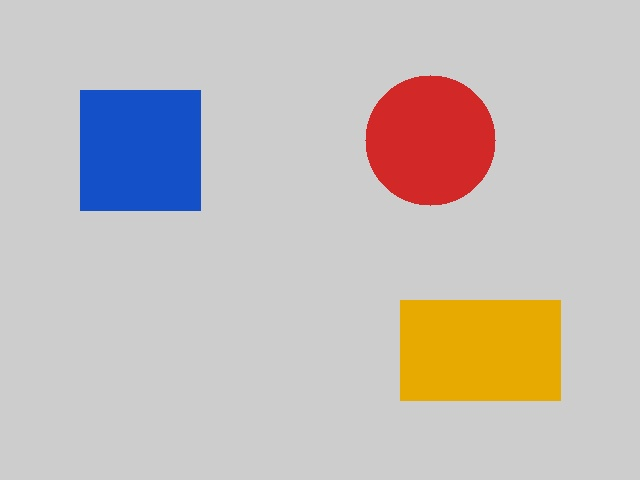
#> input picture test_scene.jpg, 640 x 480 px, given in place of the camera
$ jupyter execute --allow-errors Day2_ComputerVision_Student.ipynb   (text cells are left out)
#> lines starting #> are read from the running program, lines starting #| are printed output that depends on the picture; after the words box and inside, x2 and y2 are one past the last pixel; in counts of white or black regions, pixels touching at a corner belong together
[cell 1]
import cv2
import numpy as np
import matplotlib.pyplot as plt

def show(img):
    plt.imshow(cv2.cvtColor(img, cv2.COLOR_BGR2RGB))
    plt.axis('off')
    plt.show()

# test image with coloured shapes, in case there's no camera
scene = np.full((480, 640, 3), 205, np.uint8)
cv2.rectangle(scene, (80, 90), (200, 210), (200, 80, 20), -1)    # blue
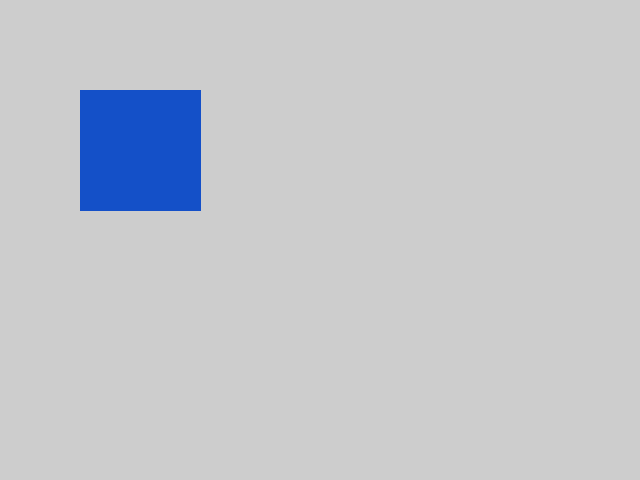
#> scene: shape (480, 640, 3); mean of channels 0, 1, 2 204.8, 199, 196.2; drawn as B, G, R
cv2.circle(scene, (430, 140), 65, (40, 40, 210), -1)              # red
cv2.rectangle(scene, (400, 300), (560, 400), (0, 170, 230), -1)   # yellow
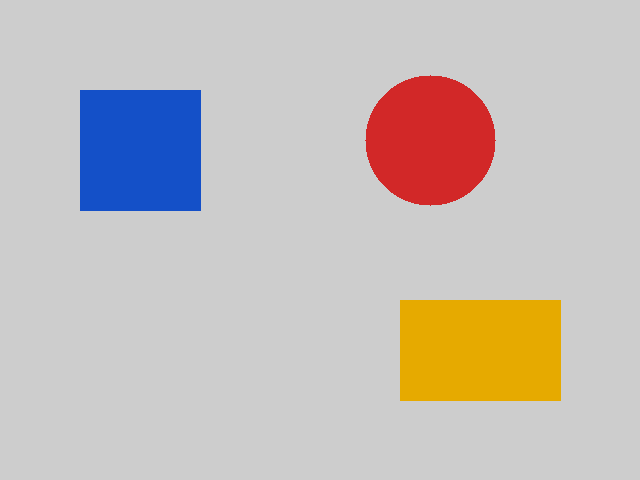
#> scene: shape (480, 640, 3); mean of channels 0, 1, 2 186.8, 190.1, 197.7; drawn as B, G, R
cv2.imwrite('test_scene.jpg', scene)
show(scene)

[cell 2]
# Student Task:
cap = cv2.VideoCapture(0)
while True:
    ret, frame = cap.read()
#> frame is the input picture: shape (480, 640, 3); mean B, G, R 186.8, 190.1, 197.8
    if not ret:
        frame = cv2.imread('test_scene.jpg')  # no camera -> use the test image
        cv2.imwrite('snapshot.jpg', frame)
        break
    cv2.imshow('UR5 Camera Feed', frame)
    if cv2.waitKey(1) & 0xFF == ord('q'):  # press q to take the snapshot
#> (key q is pressed here)
        cv2.imwrite('snapshot.jpg', frame)
        break
cap.release()
cv2.destroyAllWindows()
cv2.waitKey(1)
show(frame)

[cell 3]
# Student Task:
img = cv2.imread('snapshot.jpg')
gray = cv2.cvtColor(img, cv2.COLOR_BGR2GRAY)
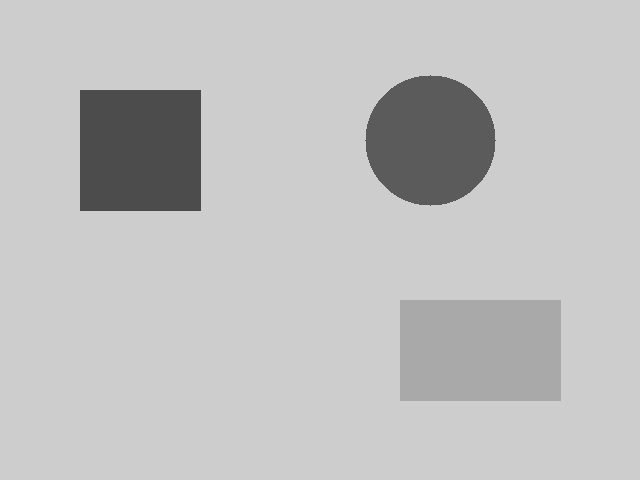
#> gray: shape (480, 640); min 75, max 213, mean 192
gray = cv2.GaussianBlur(gray, (5, 5), 0)  # less noise
edges = cv2.Canny(gray, 20, 60)
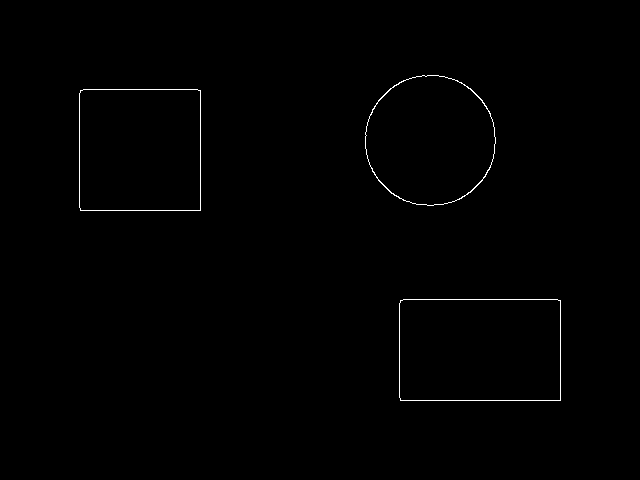
#> edges: shape (480, 640); 0.48% white in thin lines or dots, all inside (x1, y1, x2, y2) = (79, 75, 561, 401)
edges = cv2.dilate(edges, np.ones((5, 5), np.uint8))  # close gaps in the edges
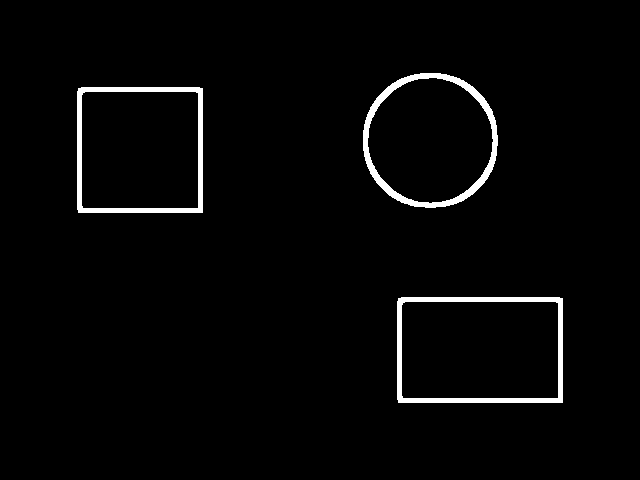
#> edges: shape (480, 640); 2.5% white; 3 white regions
contours, _ = cv2.findContours(edges, cv2.RETR_EXTERNAL, cv2.CHAIN_APPROX_SIMPLE)
#> contours = 3 contours; box (x1, y1, x2, y2) and area: (397, 297, 563, 403) 17314, (77, 87, 203, 213) 15614, (363, 73, 498, 208) 14388
contours = [c for c in contours if cv2.contourArea(c) > 500]  # skip tiny ones
cv2.drawContours(img, contours, -1, (0, 255, 0), 2)
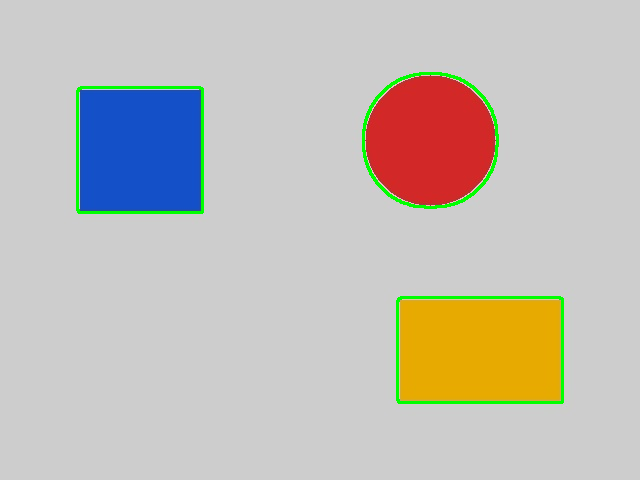
#> img: shape (480, 640, 3); mean B, G, R 183.8, 190.8, 194.7
print(len(contours), 'objects')
#| 3 objects
show(img)

[cell 4]
# Colour detection (from the slides): HSV mask -> biggest blob -> centre
COLORS = {'blue': ([100, 120, 50], [130, 255, 255]),
          'red': ([0, 120, 70], [10, 255, 255]),
          'yellow': ([20, 100, 80], [35, 255, 255])}

def find_color(img, color):
    hsv = cv2.cvtColor(img, cv2.COLOR_BGR2HSV)
    lower, upper = COLORS[color]
    mask = cv2.inRange(hsv, np.array(lower), np.array(upper))
    contours, _ = cv2.findContours(mask, cv2.RETR_EXTERNAL, cv2.CHAIN_APPROX_SIMPLE)
    if not contours:
        return None
    x, y, w, h = cv2.boundingRect(max(contours, key=cv2.contourArea))
    return x + w // 2, y + h // 2

img = cv2.imread('test_scene.jpg')
for color in COLORS:
    center = find_color(img, color)
    print(color, center)
    if center:
        cv2.circle(img, center, 8, (0, 0, 0), -1)
#> this loop made 3 passes
#> (x in find_color, y in find_color, w in find_color, h in find_color, center) on passes 2 to 3: (366, 75, 129, 131, (430, 140)), (400, 300, 162, 101, (481, 350))
#> (contours in find_color, x in find_color, y in find_color, w in find_color, h in find_color, center) on pass 1: ([[[80, 90], [80, 210], [200, 210], [200, 90]]], 80, 90, 121, 121, (140, 150))
#| blue (140, 150)
#| red (430, 140)
#| yellow (481, 350)
#> pass 1, in find_color, `mask = cv2.inRange(hsv, np.array(lower), np.array(upper))`:
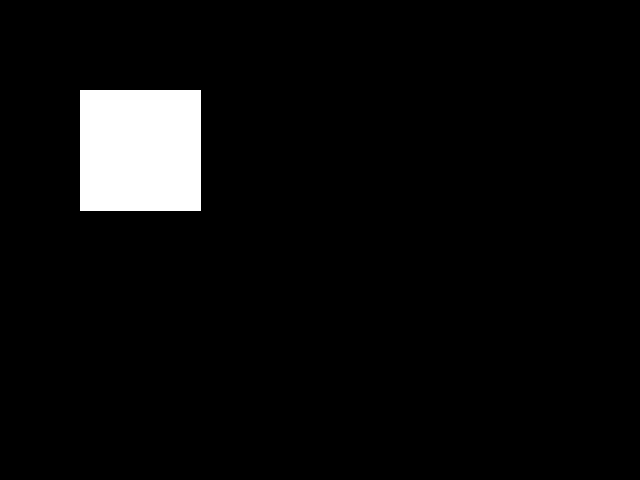
#> mask: shape (480, 640); 4.8% white; 1 white region, box (x1, y1, x2, y2) and area: (80, 90, 201, 211) 14641
#> pass 2, in find_color (call 2), `mask = cv2.inRange(hsv, np.array(lower), np.array(upper))`:
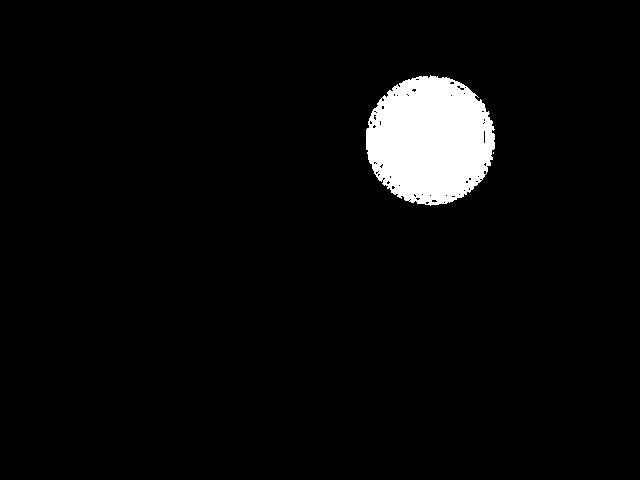
#> mask: shape (480, 640); 4.2% white; 2 white regions (1 under 20 px), largest, box (x1, y1, x2, y2) and area: (366, 75, 495, 206) 12865
#> after the loop:
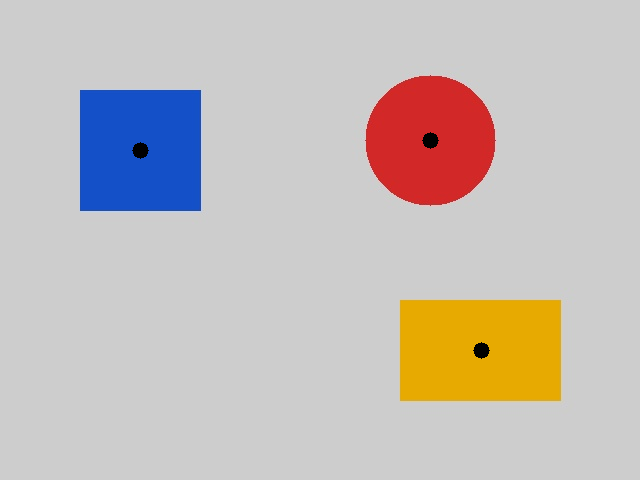
#> img: shape (480, 640, 3); 0.19% of pixels changed, all inside (x1, y1, x2, y2) = (132, 132, 490, 359)
show(img)

#> (a cell that did not finish here is left out)

[cell 6]
# Student Task:
# Pretend the camera looks down at a 40 x 30 cm area in front of the robot.
# The 4 image corners map to the 4 corners of that area (robot X, Y in metres).
pixels = np.float32([[0, 0], [640, 0], [640, 480], [0, 480]])
robot = np.float32([[-0.60, 0.20], [-0.60, -0.20], [-0.30, -0.20], [-0.30, 0.20]])
H, _ = cv2.findHomography(pixels, robot)
#> H = [[0, 0.000625, -0.6], [-0.000625, 0, 0.2], [0, 0, 1]]

def pixel_to_robot(px, py):
#> called with px = 320, py = 240
    X, Y = cv2.perspectiveTransform(np.float32([[[px, py]]]), H)[0, 0]
#> X = -0.45; Y = -2.78e-17
    return float(X), float(Y)

print(pixel_to_robot(320, 240))  # image centre -> (-0.45, 0.0)
print(pixel_to_robot(200, 150))
